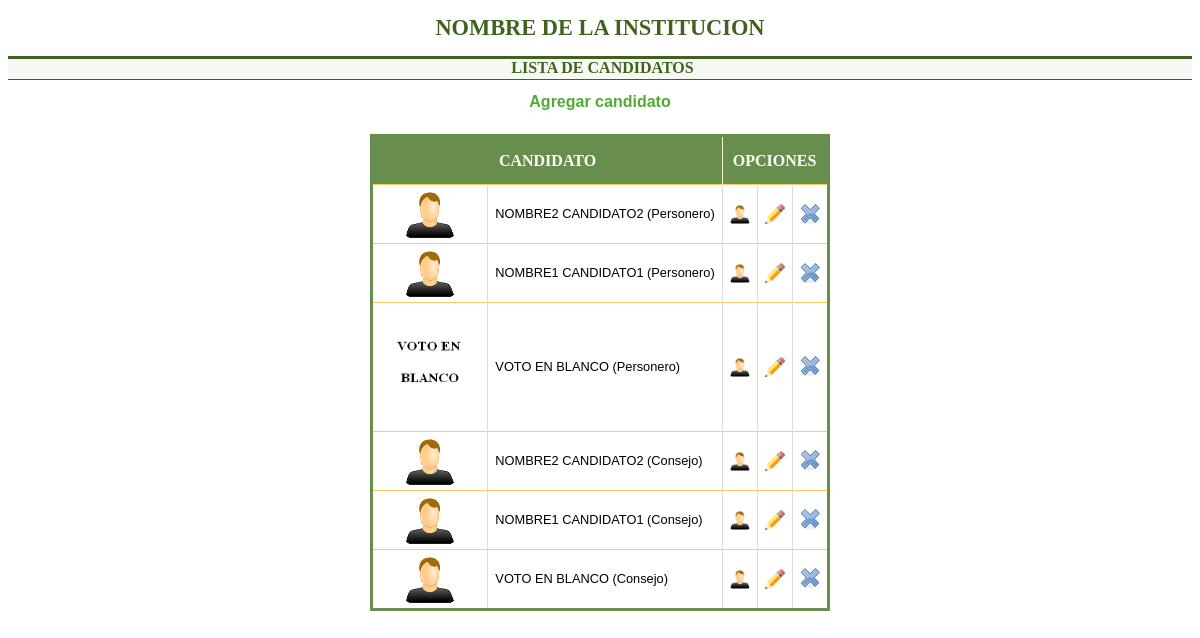
Screenshot of /administrador/candidatos.php (signed in) with the database file from the repository.
### tables this page shows
CREATE TABLE IF NOT EXISTS `general` (
  `id` int(11) NOT NULL AUTO_INCREMENT,
  `institucion` varchar(100) NOT NULL,
  `descripcion` varchar(100) NOT NULL,
  `activo` varchar(1) NOT NULL,
  `clave` varchar(1) NOT NULL,
  PRIMARY KEY (`id`)
);

CREATE TABLE IF NOT EXISTS `candidatos` (
  `id` int(11) NOT NULL AUTO_INCREMENT,
  `nombres` varchar(50) NOT NULL,
  `apellidos` varchar(50) NOT NULL,
  `representante` int(11) NOT NULL,
  PRIMARY KEY (`id`)
);

### administrador/candidatos.php (the view, shortened to what this page needs)
<?php
$link=conectarse();
$estado=mysql_query("select * from general",$link);
$leer= mysql_fetch_array($estado);
if(isset($_COOKIE['VotaDatAdmin'])) {
	echo '<!DOCTYPE html PUBLIC "-//W3C//DTD XHTML 1.0 Transitional//EN" "http://www.w3.org/TR/xhtml1/DTD/xhtml1-transitional.dtd">';
	echo '<html>';
	echo '<head>';
	echo '<link href="../estilo4.css" rel="stylesheet" type="text/css" />';
	echo '</head>';
	echo '<body>';
	echo '<h1>'.$leer['institucion'].'</h1>';
	echo '<h2>LISTA DE CANDIDATOS</h2>';
	echo '<div align="center">';
	if((isset($_GET['agrega']))and($_GET['agrega']=="ok")) {
		echo '<form name="addcandi" action="candidatos.php" method="post">';
	        echo '<table>';
	        echo '<tr>';
	        echo '<td style="text-align:right;"><label for="nombres_candi">';
	        echo '<strong>Nombres:</strong>';
	        echo '</label></td>';
	        echo '<td><input type="text" name="nombres_candi" size="30" maxlength="50" title="Escriba los nombres del candidato" />';
	        echo '</td></tr>';
	        echo '<tr>';
	        echo '<td style="text-align:right;"><label for="apellidos_candi">';
	        echo '<strong>Apellidos:</strong>';
	        echo '</label></td>';
	        echo '<td><input type="text" name="apellidos_candi" size="30" maxlength="50" title="Escriba los apellidos del candidato" />';
	        echo '</td></tr>';
	        echo '<tr>';
	        echo '<td style="text-align:right;"><label for="representante_candi">';
	        echo '<strong>Representante para:</strong>';
	        echo '</label></td>';
			echo '<td><select name="representante_candi" title="Seleccione el tipo de representante.">';
			$resp7=mysql_query("select * from categorias",$link);
			while($row7 = mysql_fetch_array($resp7)) {
				echo '<option value="'.$row7['id'].'">'.$row7['nombre'].'</option>';
			}
			echo '</select></td></tr>';
	        echo '<tr><td class="cen" colspan="2"><input type="submit" name="envia_candi" value="Guardar" title="Agregar candidato" />&nbsp&nbsp&nbsp&nbsp';
		echo '<input type="button" name="Cancel" value="Cancelar" onclick="window.location =\'candidatos.php\' "/></td></tr>';
		echo '</form></table>';
	}
	else {
		echo '<div class="cen">';
		echo '<strong><a href="candidatos.php?agrega=ok" title="Agregar candidato">Agregar candidato</a></strong>';
		echo '</div>';
	}
    $resp9=mysql_query("select * from categorias",$link);
    while($row9 = mysql_fetch_array($resp9)) {
        $categorias[$row9["id"]]=$row9["nombre"];
    }
	echo '<br /><table>';
	echo '<thead><tr><th colspan="2">CANDIDATO</th><th colspan="3">OPCIONES</th></tr></thead>';
	$resp=mysql_query(sprintf("select * from candidatos order by representante,apellidos DESC"),$link);
	while($row = mysql_fetch_array($resp)) {
			echo '<tr>';
			echo '<td class="cen">';
			if ((file_exists ('../fotos/'.$row['id'].'.jpg'))||(file_exists ('../fotos/'.$row['id'].'.png'))||(file_exists ('../fotos/'.$row['id'].'.gif'))) {
                                if (file_exists ('../fotos/'.$row['id'].'.jpg')){
                                        echo '<img src="../fotos/'.$row['id'].'.jpg" width="100" alt="FotoCandidato" />';
                                }
                                elseif (file_exists ('../fotos/'.$row['id'].'.png')){
                                        echo '<img src="../fotos/'.$row['id'].'.png" width="100" alt="FotoCandidato" />';
                                }
                                elseif (file_exists ('../fotos/'.$row['id'].'.gif')){
                                        echo '<img src="../fotos/'.$row['id'].'.gif" width="100" alt="FotoCandidato" />';
                                }
                        }
			else {
                                echo '<img src="../fotos/sinfoto.png" alt="FotoCandidato" />';
                        }
			echo '</td>';
			echo '<td>'.$row['nombres'].' '.$row['apellidos'].' ('.$categorias[$row['representante']].')</td>';
			echo '<td class="cen"><a href="foto.php?id='.md5($row['id']).'&editar=ok" title="Cambiar foto"><img src="../iconos/foto.png" border="0" width="20px" border="0" alt="Foto" /></a></td>';
			echo '<td class="cen"><a href="candidatos.php?id='.md5($row['id']).'&editar=ok" title="Editar candidato"><img src="../iconos/lapiz.png" border="0" width="20px" border="0" alt="Editar" /></a></td>';
			echo '<td class="cen"><a href="candidatos.php?id='.md5($row['id']).'&elimina=0" title="Borrar candidato"><img src="../iconos/delete.png" border="0" alt="Borrar" /></a></td></tr>';
	}
	echo '</table><br />';
	echo '</div>';
	echo '</body>';
	echo '</html>';
}
else {
	include_once("encabezado.html");
      	echo '<table>';
        echo '<tr><td class="cen"><strong>Su sesión ha finalizado, por favor vuelva a ingresar al sistema</strong></td></tr>';
        echo '</table></div></body></html>';
}
?>

### estilo4.css (style rules this page uses)
h1 { color: #3f631e; font-size: 1.4em; text-align:center; text-decoration: none; }
h2 { color: #3f631e; text-align: center; font-size: 1em; border-top: 3px solid #3f631e; border-bottom: 1px solid #3f631e; background-color: #F6F8F3; padding: 0 0 2px 5px; }
table { margin: 5px 5px 5px 5px ; text-align: left; border-collapse:collapse; border:3px solid #688e4d; }
thead th { background-color:#688e4d; height: 47px; color: #fffdfd; font-size: 12pt; font-weight: bold; padding: 0px 7px; margin: 20px 0px 0px; text-align: center; border-right: 1px solid #FCF1D4; }
.cen { text-align: center; }
tbody th,td { font-size: 0.8em; line-height: 1.4em; font-family: Arial, Helvetica, sans-serif; color: #000; padding: 4px 7px; border-top: 1px solid #FFCA5E; border-right: 1px solid #DDDDDD; text-align: justify; }

### rows the page displays
general: institucion "NOMBRE DE LA INSTITUCION"
candidatos: nombres "NOMBRE2", apellidos "CANDIDATO2", representante "Personero"
candidatos: nombres "NOMBRE1", apellidos "CANDIDATO1", representante "Personero"
candidatos: nombres "VOTO EN BLANCO", representante "Personero"
candidatos: nombres "NOMBRE2", apellidos "CANDIDATO2", representante "Consejo"
candidatos: nombres "NOMBRE1", apellidos "CANDIDATO1", representante "Consejo"
candidatos: nombres "VOTO EN BLANCO", representante "Consejo"
